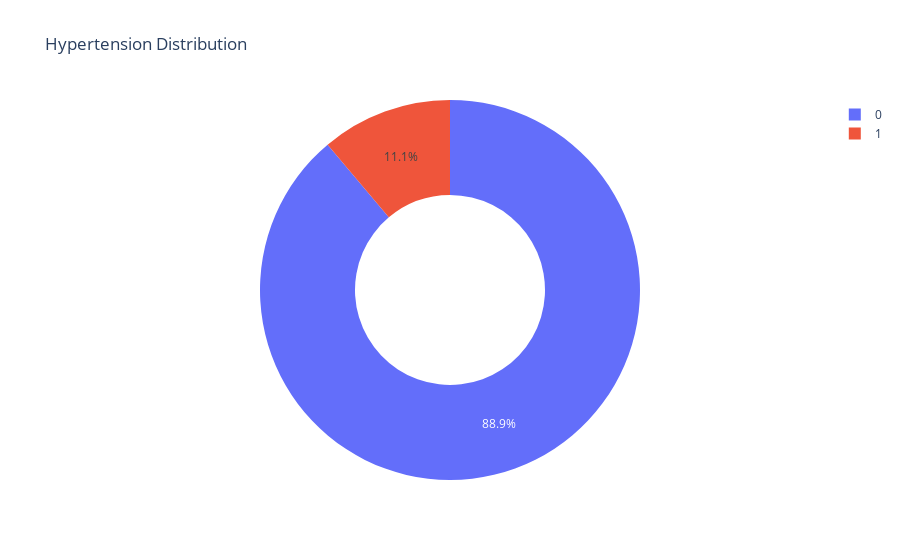

The notebook cell this image was saved under:
### Code cell
def pie_graph(df,title,values):   
    labels = df[values].value_counts().index
    values = df[values].value_counts()

    fig = go.Figure(data = [
        go.Pie(
        labels = labels,
        values = values,
        hole = .5)
    ])

    fig.update_layout(title_text = title)
    fig.show()
pie_graph(x_train, 'Hypertension Distribution','hypertension')

### Figure 1 — Plotly figure (JSON) as saved in the notebook; plotly's stock layout.template omitted (floating-point values rounded to 4 significant figures)
{"data": [{"hole": 0.5, "labels": [0, 1], "type": "pie", "values": [6047, 758]}], "layout": {"title": {"text": "Hypertension Distribution"}}}
